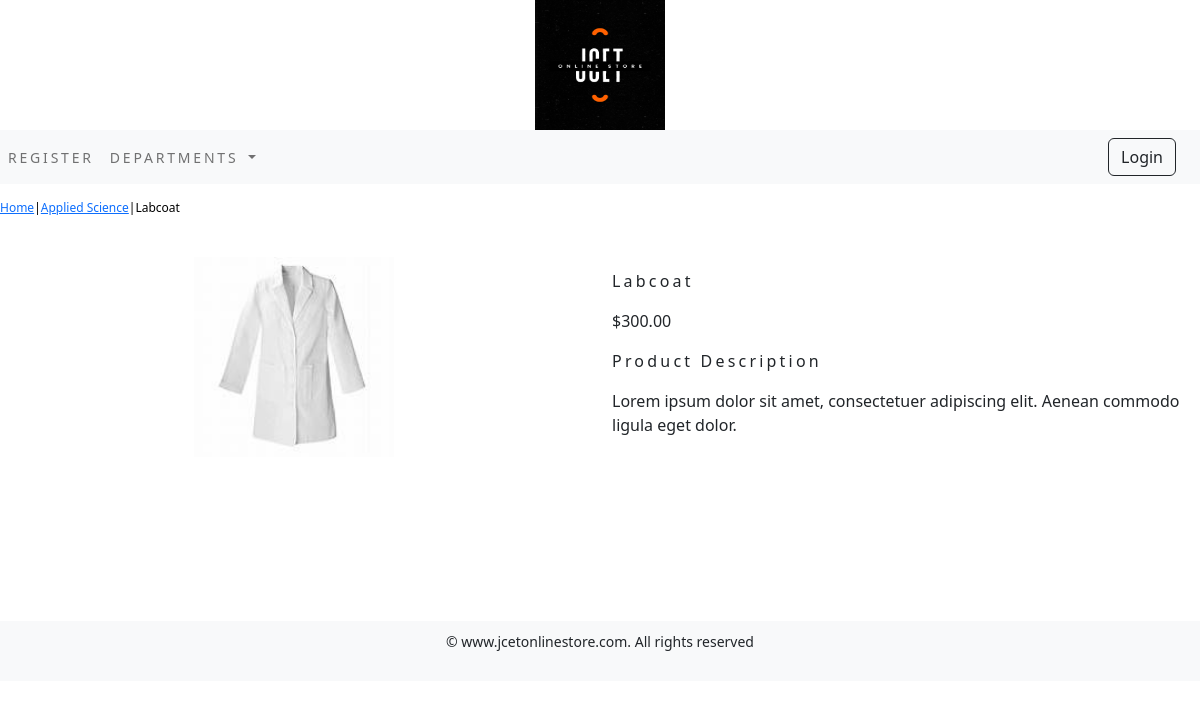
/store/applied-science/labcoat/, run on the app's committed database.
### storeapp/models.py (models this page shows, shortened)
class Product(models.Model):
    name = models.CharField(max_length=250, unique=True)
    slug = models.SlugField(max_length=250, unique=True)
    description = models.TextField(blank=True)
    price=models.DecimalField(max_digits=10,decimal_places=2)
    department=models.ForeignKey(Department,on_delete=models.CASCADE)
    image = models.ImageField(upload_to='product', blank=True)
    available=models.BooleanField(default=True)
    created=models.DateTimeField(auto_now_add=True)
    updated=models.DateTimeField(auto_now=True)
    class Meta:
        ordering = ('name',)
        verbose_name = 'product'
        verbose_name_plural = 'products'

class Department(models.Model):
    name=models.CharField(max_length=250,unique=True)
    slug=models.SlugField(max_length=250,unique=True)
    image=models.ImageField(upload_to='department',blank=True)
    description = models.TextField(blank=True)
    class Meta:
        ordering=('name',)
        verbose_name='department'
        verbose_name_plural='departments'
    def get_url(self):
        return reverse('storeapp:products_by_department', args=[self.slug])
    def __str__(self):
        return  '{}'.format(self.name)

### storeapp/views.py (the view)
# urls.py: path('<slug:c_slug>/<slug:product_slug>/',views.proDetail,name='prodetail')
def proDetail(request,c_slug,product_slug):
    try:
        product=Product.objects.get(department__slug=c_slug,slug=product_slug)
    except Exception as e:
        raise e
    return render(request,'product.html',{'product':product})

### storeapp/context_processors.py (called while the page is built)
def menu_links(request):
    links=Department.objects.all()
    return dict(links=links)

### templates/product.html (shortened to what this page needs)
{% extends 'base.html' %}
{% load static %}
{% block content %}
<div class="row my_prod_row_class">
  <div class="mx_auto">
    <p><a href="{% url 'storeapp:dept' %}">Home</a>|<a href="{{product.department.get_url}}">{{product.department}}</a>|{{product.name}} </p>
  </div>
<div class="container">
<br>
<div class="row">
  <div class="col-12 col-sm-12 col-md-12 col-lg-6 text-center">
    <div style="min-width : 18rem;">
      <img src="{{product.image.url}}" alt="{{product.name}}" width="200px;" height="200px;">
    </div>
  </div>
  <div class="col-12 col-sm-12 col-md-12 col-lg-6">
    <div>
      <h1 class="my_prod_title">{{product.name}}</h1>
      <p>${{product.price}}</p>
      <p class="my_title"> Product Description </p>
      <p class="text-justify my_prod_text">{{product.description}}</p>
    </div>
  </div>
</div>
</div>
</div>
{% endblock %}

### static/css/custom.css (style rules this page uses)
body { font-family: 'Roboto Condensed', sans-serif; }
.my_title { font-size : 16px; text_transform : uppercase; letter-spacing : .2em; }
.my_prod_row_class { padding-top : 15px; padding-bottom : 20px; }
.my_prod_row_class .mx_auto { color : #000; font-size : 12px; text-decoration : none; }
.my_prod_title { font-size : 16px; text_transform : uppercase; letter-spacing : .2em; padding-top : 15px; padding-bottom : 10px; }
.my_prod_text { padding-right : 20px; }

### data on the page
Product: department "Applied Science", name "Labcoat", image (picture), price "300.00", description "Lorem ipsum dolor sit amet, consectetuer adipiscing elit. Aenean commodo ligula eget dolor."
